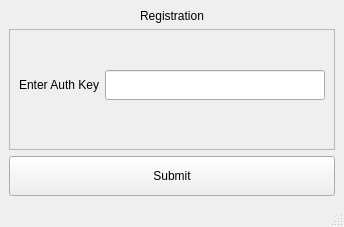
<?xml version="1.0" encoding="UTF-8"?>
<ui version="4.0">
 <class>MainWindow</class>
 <widget class="QMainWindow" name="MainWindow">
  <property name="geometry">
   <rect>
    <x>0</x>
    <y>0</y>
    <width>344</width>
    <height>227</height>
   </rect>
  </property>
  <property name="windowTitle">
   <string>Authentication</string>
  </property>
  <widget class="QWidget" name="centralwidget">
   <layout class="QVBoxLayout" name="verticalLayout_2">
    <item alignment="Qt::AlignHCenter">
     <widget class="QLabel" name="label_2">
      <property name="sizePolicy">
       <sizepolicy hsizetype="Preferred" vsizetype="Fixed">
        <horstretch>0</horstretch>
        <verstretch>0</verstretch>
       </sizepolicy>
      </property>
      <property name="minimumSize">
       <size>
        <width>0</width>
        <height>0</height>
       </size>
      </property>
      <property name="styleSheet">
       <string notr="true">font: 63 20pt &quot;Open Sans Semibold&quot;;</string>
      </property>
      <property name="text">
       <string>Registration</string>
      </property>
     </widget>
    </item>
    <item>
     <widget class="QFrame" name="frame">
      <property name="sizePolicy">
       <sizepolicy hsizetype="Preferred" vsizetype="Preferred">
        <horstretch>0</horstretch>
        <verstretch>0</verstretch>
       </sizepolicy>
      </property>
      <property name="styleSheet">
       <string notr="true">font: 9pt &quot;MS Shell Dlg 2&quot;;</string>
      </property>
      <property name="frameShape">
       <enum>QFrame::StyledPanel</enum>
      </property>
      <property name="frameShadow">
       <enum>QFrame::Raised</enum>
      </property>
      <layout class="QGridLayout" name="gridLayout">
       <property name="topMargin">
        <number>0</number>
       </property>
       <item row="0" column="0">
        <widget class="QLabel" name="label">
         <property name="text">
          <string>Enter Auth Key</string>
         </property>
        </widget>
       </item>
       <item row="0" column="1">
        <widget class="QLineEdit" name="lineEdit">
         <property name="sizePolicy">
          <sizepolicy hsizetype="Expanding" vsizetype="Fixed">
           <horstretch>0</horstretch>
           <verstretch>0</verstretch>
          </sizepolicy>
         </property>
         <property name="minimumSize">
          <size>
           <width>0</width>
           <height>30</height>
          </size>
         </property>
        </widget>
       </item>
      </layout>
     </widget>
    </item>
    <item>
     <widget class="QPushButton" name="pushButton">
      <property name="sizePolicy">
       <sizepolicy hsizetype="Minimum" vsizetype="Fixed">
        <horstretch>0</horstretch>
        <verstretch>0</verstretch>
       </sizepolicy>
      </property>
      <property name="minimumSize">
       <size>
        <width>0</width>
        <height>40</height>
       </size>
      </property>
      <property name="text">
       <string>Submit</string>
      </property>
      <property name="autoDefault">
       <bool>true</bool>
      </property>
     </widget>
    </item>
   </layout>
  </widget>
  <widget class="QStatusBar" name="statusbar"/>
 </widget>
 <resources/>
 <connections/>
</ui>
